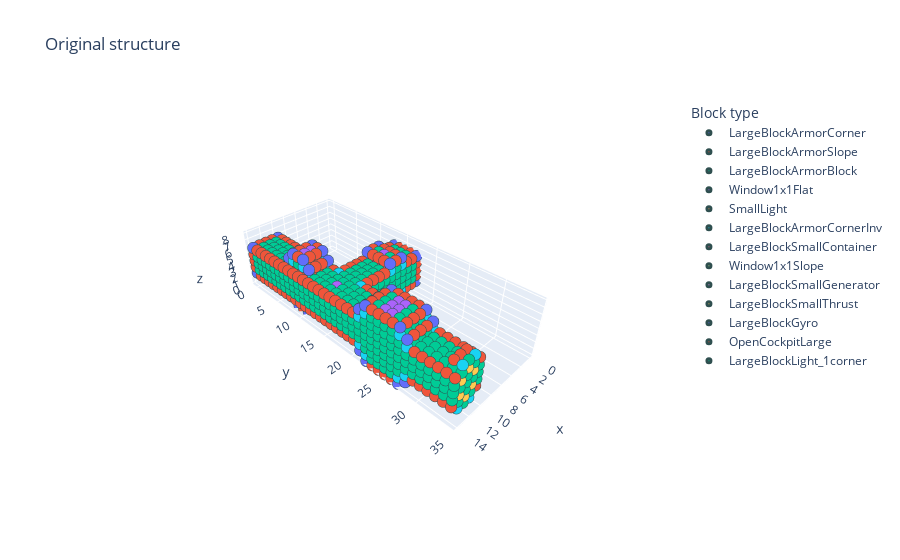

The code cell stored with this chart in its notebook:
### Markdown cell above
## Spaceship creation

### Code cell
ml_string = lsystem.hl_solver.translator.transform(string=spaceship_string)
ll_solution = lsystem.ll_solver.solve(string=ml_string,
                                   iterations=1,
                                   strings_per_iteration=1,
                                   check_sat=False)[0]
base_position, orientation_forward, orientation_up = Vec.v3i(
            0, 0, 0), Orientation.FORWARD.value, Orientation.UP.value
structure = Structure(origin=base_position,
                      orientation_forward=orientation_forward,
                      orientation_up=orientation_up)
structure = LLStructureMaker(
    atoms_alphabet=lsystem.ll_solver.atoms_alphabet,
    position=base_position).fill_structure(structure=structure,
                                           string=ll_solution.string)
structure.sanify()
interactive_plot(structure=structure,
                 title='Original structure')

### Figure 1 — Plotly figure (JSON) as saved in the notebook; plotly's stock layout.template omitted (floating-point values rounded to 4 significant figures; data arrays with more than 128 entries replaced by an {"elided": "..."} marker saying what was removed)
{"data": [{"hovertemplate": "Block type=LargeBlockArmorCorner<br>x=%{x}<br>y=%{y}<br>z=%{z}<extra></extra>", "legendgroup": "LargeBlockArmorCorner", "marker": {"color": "#636efa", "line": {"color": "DarkSlateGrey", "width": 3}, "size": 4, "symbol": "circle"}, "mode": "markers", "name": "LargeBlockArmorCorner", "scene": "scene", "showlegend": true, "type": "scatter3d", "x": [0, 0, 0, 0, 3, 3, 3, 3, 5, 5, 5, 5, 10, 10, 10, 10, 10, 10, 10, 10, 10, 10, 10, 10, 10, 10, 10, 10, 10, 10, 13, 13, 13, 13, 13, 13, 13, 13, 14, 14, 14, 14, 14, 14, 14, 14, 14, 14], "y": [13, 13, 17, 17, 13, 13, 17, 17, 13, 13, 17, 17, 0, 0, 7, 7, 8, 8, 10, 10, 11, 11, 21, 21, 22, 22, 27, 27, 28, 28, 7, 7, 8, 8, 10, 10, 11, 11, 0, 0, 21, 21, 22, 22, 27, 27, 28, 28], "z": [2, 6, 2, 6, 1, 7, 1, 7, 1, 7, 1, 7, 2, 6, 1, 7, 0, 8, 0, 8, 1, 7, 1, 7, 0, 8, 0, 8, 1, 7, 1, 7, 0, 8, 0, 8, 1, 7, 2, 6, 1, 7, 0, 8, 0, 8, 1, 7]}, {"hovertemplate": "Block type=LargeBlockArmorSlope<br>x=%{x}<br>y=%{y}<br>z=%{z}<extra></extra>", "legendgroup": "LargeBlockArmorSlope", "marker": {"color": "#EF553B", "line": {"color": "DarkSlateGrey", "width": 3}, "size": 4, "symbol": "circle"}, "mode": "markers", "name": "LargeBlockArmorSlope", "scene": "scene", "showlegend": true, "type": "scatter3d", "x": {"elided": "236 int values"}, "y": {"elided": "236 int values"}, "z": {"elided": "236 int values"}}, {"hovertemplate": "Block type=LargeBlockArmorBlock<br>x=%{x}<br>y=%{y}<br>z=%{z}<extra></extra>", "legendgroup": "LargeBlockArmorBlock", "marker": {"color": "#00cc96", "line": {"color": "DarkSlateGrey", "width": 3}, "size": 4, "symbol": "circle"}, "mode": "markers", "name": "LargeBlockArmorBlock", "scene": "scene", "showlegend": true, "type": "scatter3d", "x": {"elided": "502 int values"}, "y": {"elided": "502 int values"}, "z": {"elided": "502 int values"}}, {"hovertemplate": "Block type=Window1x1Flat<br>x=%{x}<br>y=%{y}<br>z=%{z}<extra></extra>", "legendgroup": "Window1x1Flat", "marker": {"color": "#ab63fa", "line": {"color": "DarkSlateGrey", "width": 3}, "size": 4, "symbol": "circle"}, "mode": "markers", "name": "Window1x1Flat", "scene": "scene", "showlegend": true, "type": "scatter3d", "x": [0, 4, 4, 10, 10, 10, 10, 10, 10, 10, 10, 10, 10, 10, 10, 10, 10, 10, 10, 10, 10, 10, 10, 11, 11, 11, 11, 11, 11, 12, 12, 12, 12, 12, 12, 12, 12, 12, 12, 12, 13, 13, 13, 13, 13, 13, 13], "y": [15, 15, 15, 23, 23, 23, 23, 23, 24, 24, 24, 24, 24, 25, 25, 25, 25, 25, 26, 26, 26, 26, 26, 9, 9, 24, 24, 25, 25, 0, 0, 0, 9, 9, 15, 15, 24, 24, 25, 25, 0, 0, 0, 24, 24, 25, 25], "z": [4, 1, 7, 2, 3, 4, 5, 6, 2, 3, 4, 5, 6, 2, 3, 4, 5, 6, 2, 3, 4, 5, 6, 0, 8, 0, 8, 0, 8, 3, 4, 5, 0, 8, 2, 6, 0, 8, 0, 8, 3, 4, 5, 0, 8, 0, 8]}, {"hovertemplate": "Block type=SmallLight<br>x=%{x}<br>y=%{y}<br>z=%{z}<extra></extra>", "legendgroup": "SmallLight", "marker": {"color": "#FFA15A", "line": {"color": "DarkSlateGrey", "width": 3}, "size": 4, "symbol": "circle"}, "mode": "markers", "name": "SmallLight", "scene": "scene", "showlegend": true, "type": "scatter3d", "x": [1, 1, 1, 1, 5, 8, 11, 11, 11, 11, 11, 11, 11, 11, 12, 12, 12, 12, 13], "y": [14, 14, 16, 16, 14, 14, 4, 7, 9, 9, 9, 11, 30, 33, 2, 2, 33, 33, 33], "z": [3, 5, 3, 5, 4, 4, 4, 4, 2, 4, 6, 4, 4, 4, 3, 5, 3, 5, 4]}, {"hovertemplate": "Block type=LargeBlockArmorCornerInv<br>x=%{x}<br>y=%{y}<br>z=%{z}<extra></extra>", "legendgroup": "LargeBlockArmorCornerInv", "marker": {"color": "#19d3f3", "line": {"color": "DarkSlateGrey", "width": 3}, "size": 4, "symbol": "circle"}, "mode": "markers", "name": "LargeBlockArmorCornerInv", "scene": "scene", "showlegend": true, "type": "scatter3d", "x": [3, 3, 3, 3, 5, 5, 5, 5, 10, 10, 10, 10, 10, 10, 10, 10, 10, 10, 10, 10, 10, 10, 10, 10, 10, 10, 10, 10, 11, 11, 13, 13, 13, 13, 13, 13, 13, 13, 13, 13, 14, 14, 14, 14, 14, 14, 14, 14], "y": [13, 13, 17, 17, 13, 13, 17, 17, 7, 7, 8, 8, 10, 10, 11, 11, 13, 13, 17, 17, 21, 21, 22, 22, 27, 27, 28, 28, 34, 34, 7, 7, 8, 8, 10, 10, 11, 11, 34, 34, 21, 21, 22, 22, 27, 27, 28, 28], "z": [2, 6, 2, 6, 2, 6, 2, 6, 2, 6, 1, 7, 1, 7, 2, 6, 2, 6, 2, 6, 2, 6, 1, 7, 1, 7, 2, 6, 1, 7, 2, 6, 1, 7, 1, 7, 2, 6, 1, 7, 2, 6, 1, 7, 1, 7, 2, 6]}, {"hovertemplate": "Block type=LargeBlockSmallContainer<br>x=%{x}<br>y=%{y}<br>z=%{z}<extra></extra>", "legendgroup": "LargeBlockSmallContainer", "marker": {"color": "#FF6692", "line": {"color": "DarkSlateGrey", "width": 3}, "size": 4, "symbol": "circle"}, "mode": "markers", "name": "LargeBlockSmallContainer", "scene": "scene", "showlegend": true, "type": "scatter3d", "x": [3, 3, 3, 3, 3, 3, 4, 4, 4, 4, 5, 5, 5, 5, 5, 5], "y": [14, 14, 15, 15, 16, 16, 14, 14, 16, 16, 14, 14, 15, 15, 16, 16], "z": [2, 6, 2, 6, 2, 6, 2, 6, 2, 6, 2, 6, 2, 6, 2, 6]}, {"hovertemplate": "Block type=Window1x1Slope<br>x=%{x}<br>y=%{y}<br>z=%{z}<extra></extra>", "legendgroup": "Window1x1Slope", "marker": {"color": "#B6E880", "line": {"color": "DarkSlateGrey", "width": 3}, "size": 4, "symbol": "circle"}, "mode": "markers", "name": "Window1x1Slope", "scene": "scene", "showlegend": true, "type": "scatter3d", "x": [11, 11, 11], "y": [0, 0, 0], "z": [3, 4, 5]}, {"hovertemplate": "Block type=LargeBlockSmallGenerator<br>x=%{x}<br>y=%{y}<br>z=%{z}<extra></extra>", "legendgroup": "LargeBlockSmallGenerator", "marker": {"color": "#FF97FF", "line": {"color": "DarkSlateGrey", "width": 3}, "size": 4, "symbol": "circle"}, "mode": "markers", "name": "LargeBlockSmallGenerator", "scene": "scene", "showlegend": true, "type": "scatter3d", "x": [11, 11, 11, 11, 12, 12, 12, 12, 13, 13, 13, 13], "y": [23, 23, 26, 26, 23, 23, 26, 26, 23, 23, 26, 26], "z": [1, 7, 1, 7, 1, 7, 1, 7, 1, 7, 1, 7]}, {"hovertemplate": "Block type=LargeBlockSmallThrust<br>x=%{x}<br>y=%{y}<br>z=%{z}<extra></extra>", "legendgroup": "LargeBlockSmallThrust", "marker": {"color": "#FECB52", "line": {"color": "DarkSlateGrey", "width": 3}, "size": 4, "symbol": "circle"}, "mode": "markers", "name": "LargeBlockSmallThrust", "scene": "scene", "showlegend": true, "type": "scatter3d", "x": [11, 11, 12, 12, 13, 13], "y": [34, 34, 34, 34, 34, 34], "z": [3, 5, 2, 6, 3, 5]}, {"hovertemplate": "Block type=LargeBlockGyro<br>x=%{x}<br>y=%{y}<br>z=%{z}<extra></extra>", "legendgroup": "LargeBlockGyro", "marker": {"color": "#636efa", "line": {"color": "DarkSlateGrey", "width": 3}, "size": 4, "symbol": "circle"}, "mode": "markers", "name": "LargeBlockGyro", "scene": "scene", "showlegend": true, "type": "scatter3d", "x": [12, 12, 13, 13, 13, 13], "y": [9, 9, 7, 7, 11, 11], "z": [1, 7, 3, 5, 3, 5]}, {"hovertemplate": "Block type=OpenCockpitLarge<br>x=%{x}<br>y=%{y}<br>z=%{z}<extra></extra>", "legendgroup": "OpenCockpitLarge", "marker": {"color": "#EF553B", "line": {"color": "DarkSlateGrey", "width": 3}, "size": 4, "symbol": "circle"}, "mode": "markers", "name": "OpenCockpitLarge", "scene": "scene", "showlegend": true, "type": "scatter3d", "x": [13], "y": [1], "z": [4]}, {"hovertemplate": "Block type=LargeBlockLight_1corner<br>x=%{x}<br>y=%{y}<br>z=%{z}<extra></extra>", "legendgroup": "LargeBlockLight_1corner", "marker": {"color": "#00cc96", "line": {"color": "DarkSlateGrey", "width": 3}, "size": 4, "symbol": "circle"}, "mode": "markers", "name": "LargeBlockLight_1corner", "scene": "scene", "showlegend": true, "type": "scatter3d", "x": [13, 13, 13, 13], "y": [22, 22, 27, 27], "z": [2, 6, 2, 6]}], "layout": {"legend": {"title": {"text": "Block type"}, "tracegroupgap": 0}, "paper_bgcolor": "rgba(0,0,0,0)", "plot_bgcolor": "rgba(0,0,0,0)", "scene": {"aspectmode": "data", "camera": {"center": {"x": 0, "y": 0, "z": 0}, "eye": {"x": 2, "y": 2, "z": 2}, "up": {"x": 0, "y": 0, "z": 1}}, "domain": {"x": [0, 1], "y": [0, 1]}, "xaxis": {"title": {"text": "x"}}, "yaxis": {"title": {"text": "y"}}, "zaxis": {"title": {"text": "z"}}}, "title": {"text": "Original structure"}}}
